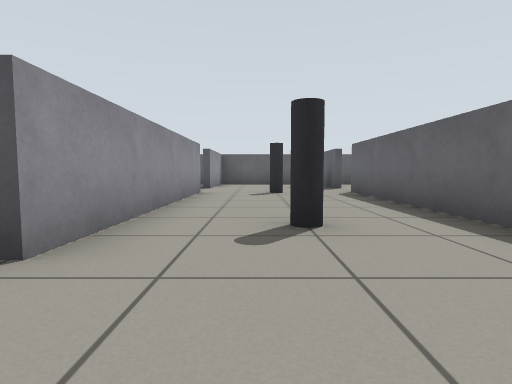
view 1 (above)

22 first-person views from a walk through a world built for the Gazebo simulator. The camera is 0.54 m above the floor, tilts 4° down and sees 80° across. The floor is counted in squares, 1 m on a side. Each view is taken from the middle of a square. On the plan, view 1 faces up. The plan holds only what a view shows up to about 9 squares ahead; the rest is blank.

view 2
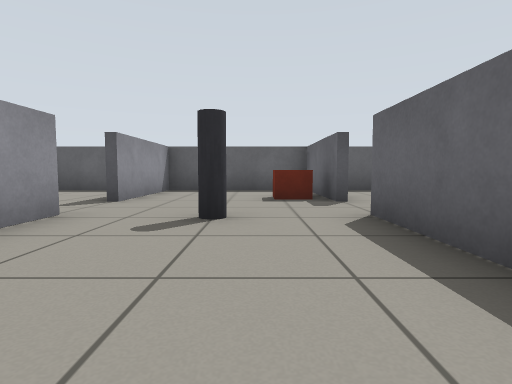

view 3
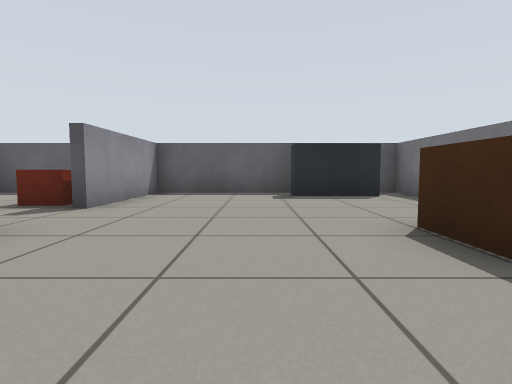

view 4
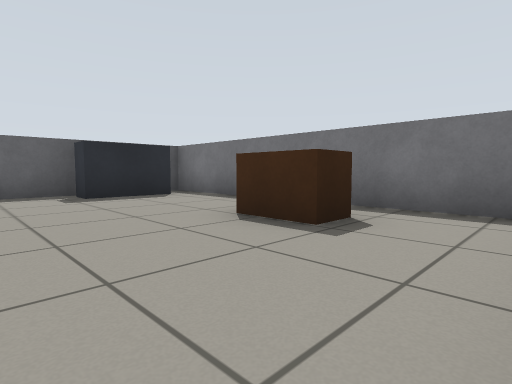

view 5
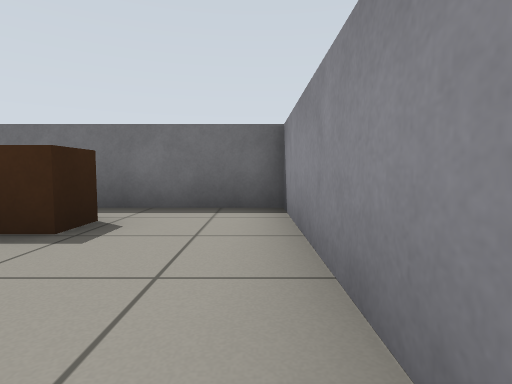

view 6
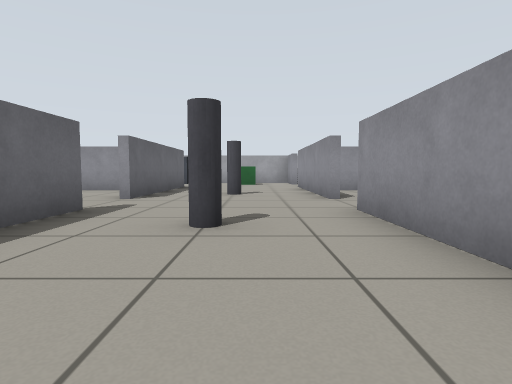

view 7
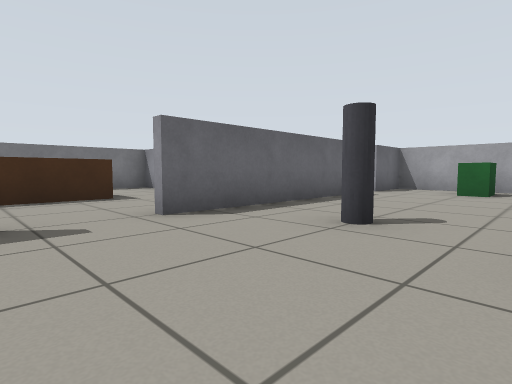

view 8
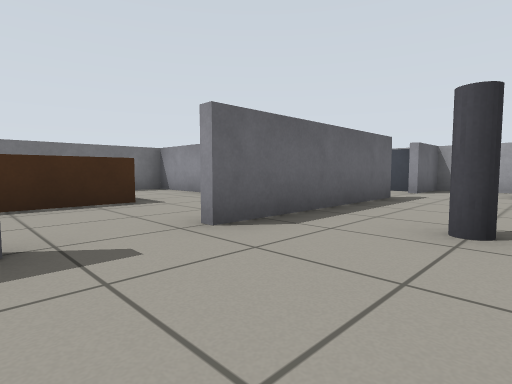

view 9
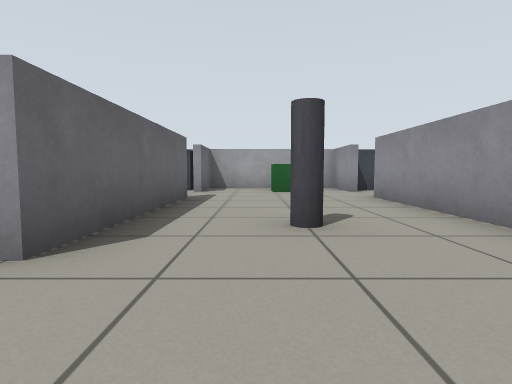

view 10
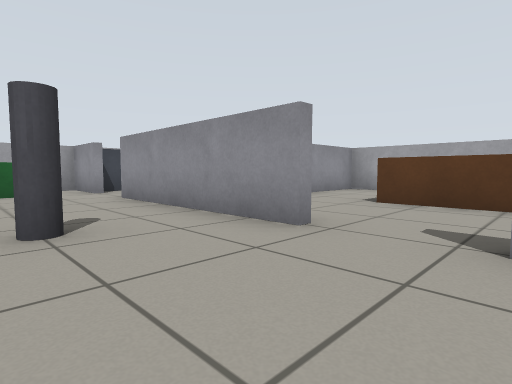

view 11
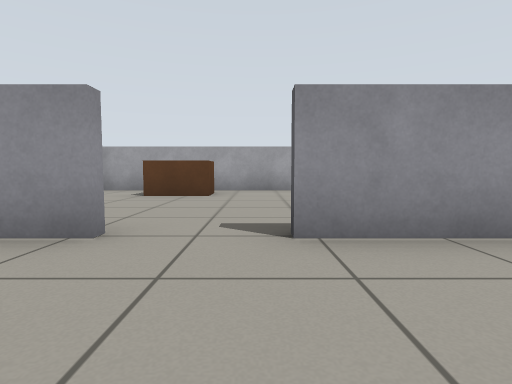

view 12
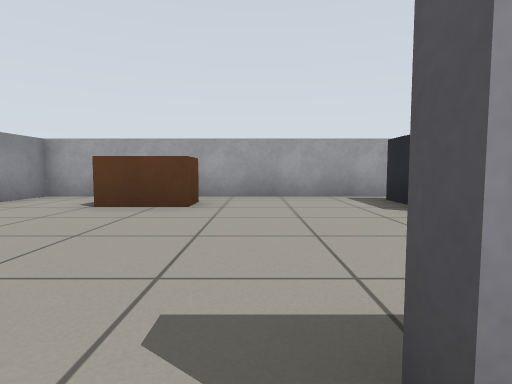

view 13
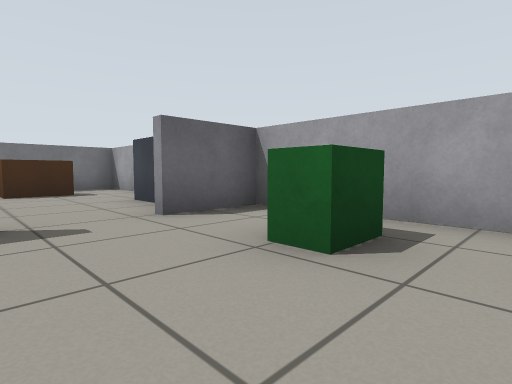

view 14
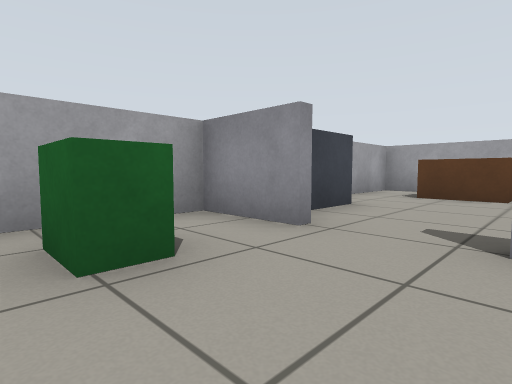

view 15
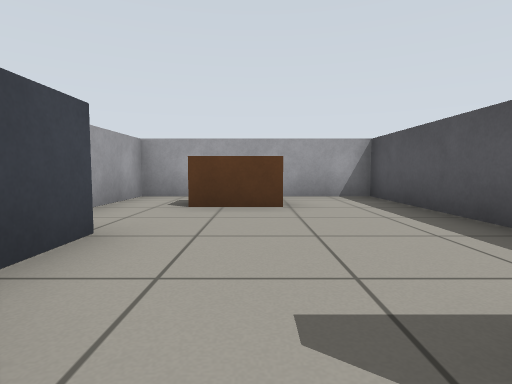

view 16
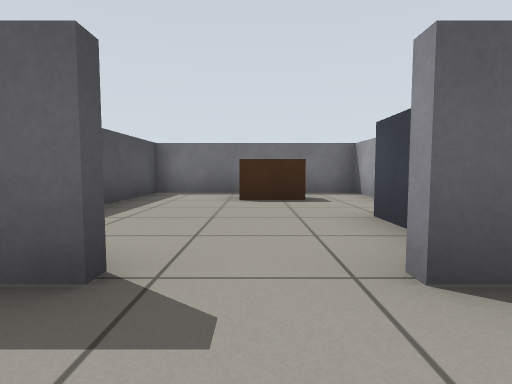

view 17
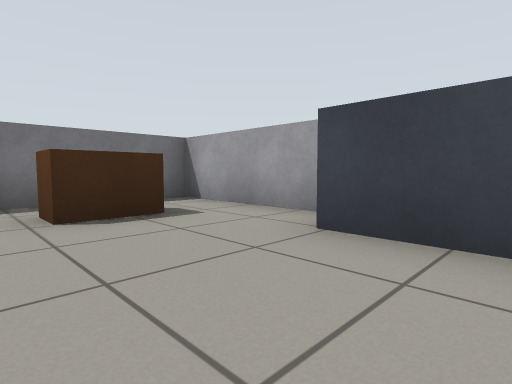

view 18
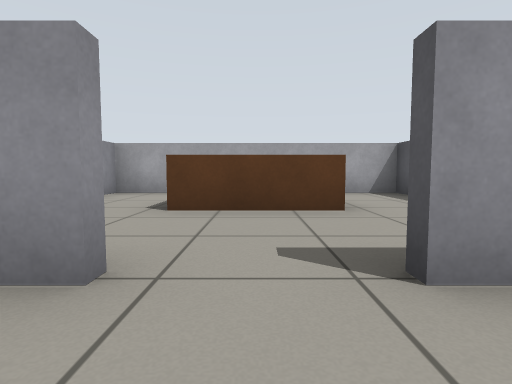

view 19
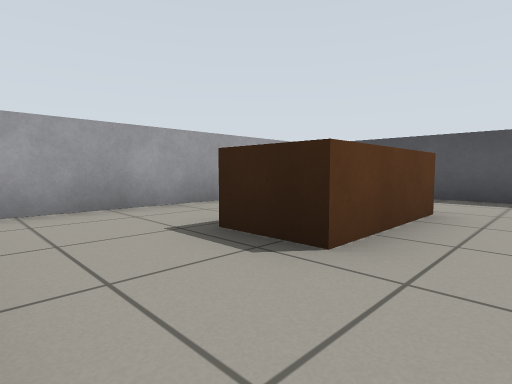

view 20
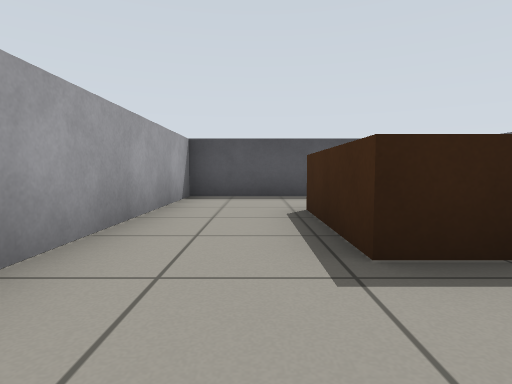

view 21
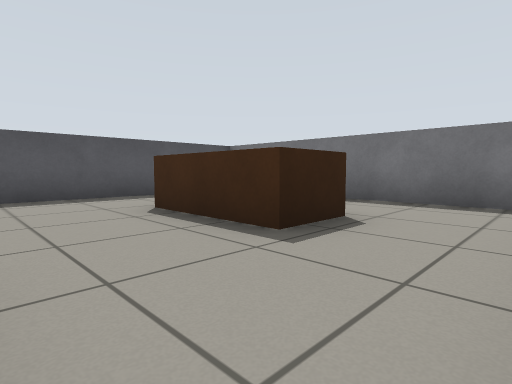

view 22
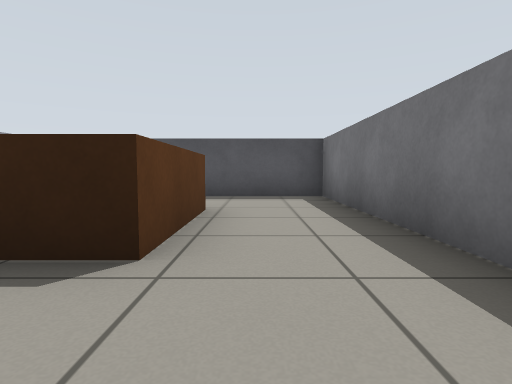

### Floor plan
Points are (right, up) in squares from view 1. A wall is a line through its corners. A room is listed if a view was taken in it or the views show most of it. See-through windows are left out.
Room 1 (views 1, 2, 3, 4, 5, 6, 7, 8, 9, 10, 11, 12, 13, 14, 15, 16, 18)
walls: (2.4, 1.8) (2.4, 7.8); (-1.4, 0.2) (-1.4, -4.2); (4.4, 4.6) (8.4, 4.6); (-1.4, 7.8) (-1.4, 1.8); (2.4, -4.2) (2.4, 0.2); (-3.8, -2.6) (-7.5, -2.6); (8.4, 4) (8.4, 12.4) (8, 12.4); (2.4, 10.4) (2.4, 12.5); (2.6, 12.5) (2.6, 10.4); (-7.4, -2.9) (-7.4, -7.4) (-5.4, -7.4); (6, 12.4) (-1.4, 12.4) (-1.4, 9.2); (-1.5, -7.4) (2.4, -7.4) (2.4, -5.8)
ways out: opening at (2, -5) to room 2; opening at (-2, 1) to room 3; opening at (2, 1) to room 4; opening at (-2, 8.5)
objects: brown box (-6, -6) to (-6, -5); grey box (-3, -7) to (-2, -6); green box (0, -6); pillar (0, -1); pillar (0, 3); pillar (0, 7) to (1, 8); red box (2, 10); grey box (6, 12) to (7, 12); brown box (7, 7) to (7, 8)
Room 2 (view 17)
walls: (5.2, -7.4) (8.4, -7.4) (8.4, -2.9); (8.5, -2.6) (5.8, -2.6)
ways out: opening at (2, -5) to room 1
objects: grey box (3, -7) to (4, -7); brown box (7, -6) to (7, -5)
Room 3 (views 19, 20)
walls: (-3.5, 4.4) (-7.5, 4.4); (-7.4, 4.1) (-7.4, -2.9); (-2.9, -2.4) (-2.2, -2.4); (-7.5, -2.4) (-5.4, -2.4)
ways out: opening at (-2, 1) to room 1
objects: brown box (-5, 0) to (-4, 2)
Room 4 (views 21, 22)
walls: (3.8, -2.4) (8.4, -2.4); (8.5, 4.4) (3.5, 4.4); (8.4, -2.9) (8.4, 4)
ways out: opening at (2, 1) to room 1
objects: brown box (5, 0) to (6, 2)

Where each view was taken, in squares from view 1:
view 1: 0 up, 0 right, facing up
view 2: 4 up, 1 right, facing up
view 3: 5 up, 5 right, facing up
view 4: 5 up, 4 right, facing up-right
view 5: 5 up, 4 right, facing right
view 6: 6 up, 0 right, facing down
view 7: 2 up, 1 left, facing down-right
view 8: 2 up, 0 right, facing down-right
view 9: 2 up, 1 right, facing down
view 10: 2 up, 1 right, facing down-left
view 11: 9 up, 1 right, facing left
view 12: 9 up, 1 left, facing left
view 13: 4 down, 1 left, facing down-right
view 14: 4 down, 1 right, facing down-left
view 15: 5 down, 1 left, facing left
view 16: 5 down, 1 right, facing right
view 17: 4 down, 3 right, facing down-right
view 18: 1 up, 0 right, facing left
view 19: 2 down, 3 left, facing up-left
view 20: 2 down, 6 left, facing up
view 21: 2 down, 3 right, facing up-right
view 22: 2 down, 7 right, facing up
